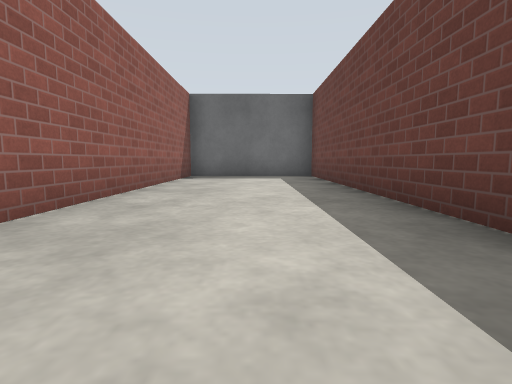
View 1 (above)

16 first-person views from a walk through a Gazebo world. The camera is 0.5 m above the floor, tilts 6° down and sees 80° across. The floor is counted in squares, 1 m on a side. Each view is taken from the middle of a square. On the plan, view 1 faces up. The plan holds only what a view shows up to about 9 squares ahead; the rest is blank. The place goes on beyond the plan. Gazebo's built-in surfaces are drawn with simple patterns.

View 2
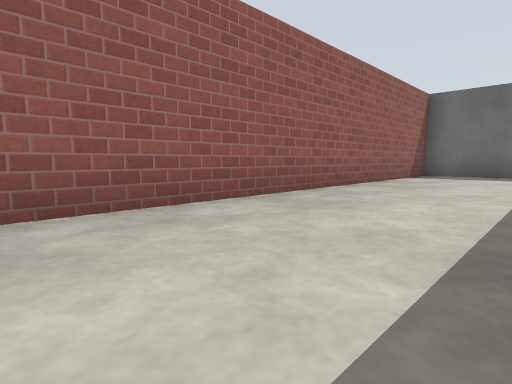

View 3
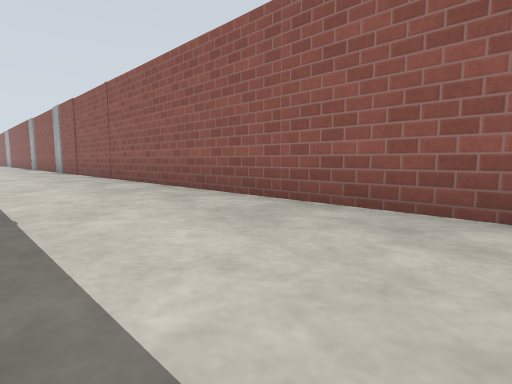

View 4
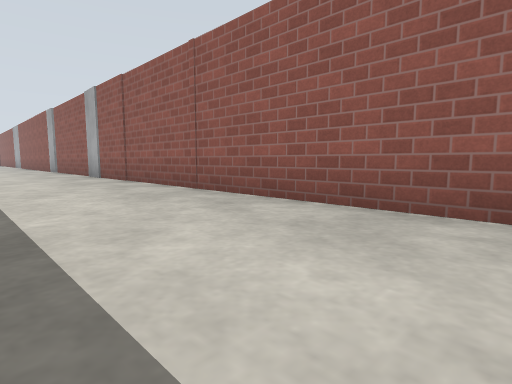

View 5
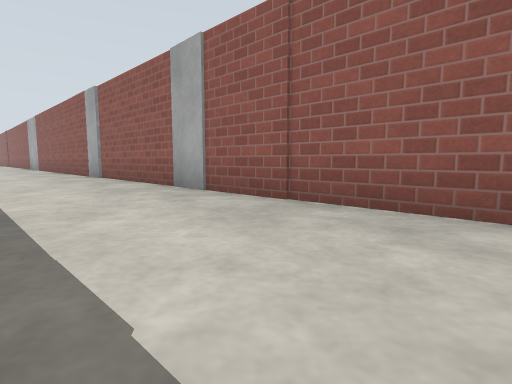

View 6
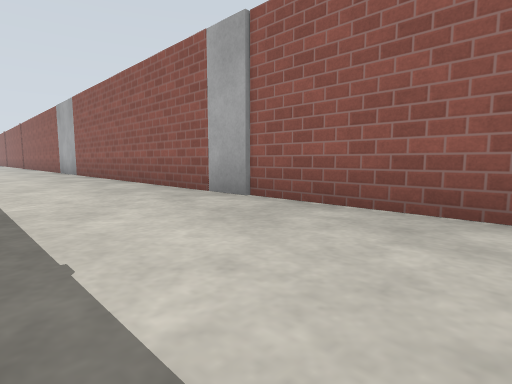

View 7
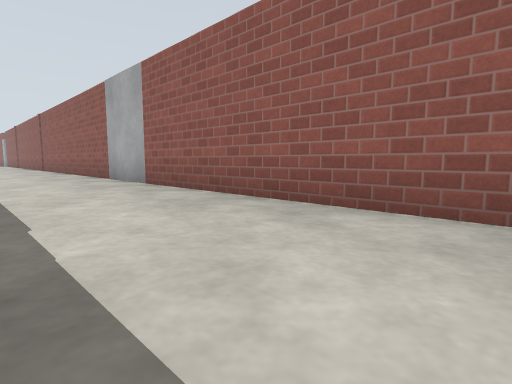

View 8
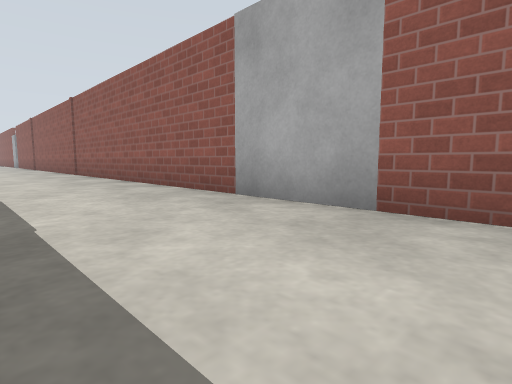

View 9
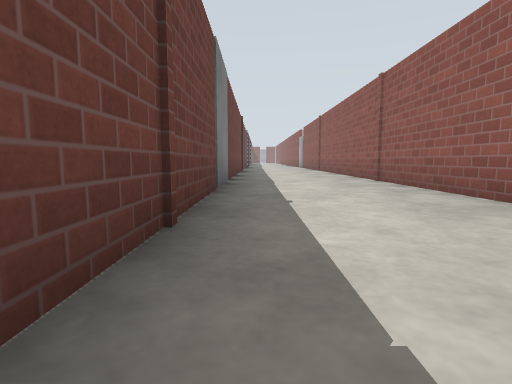

View 10
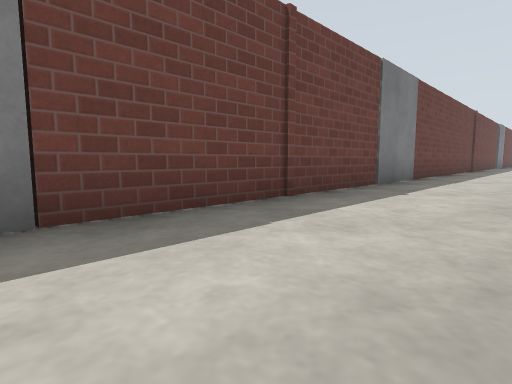

View 11
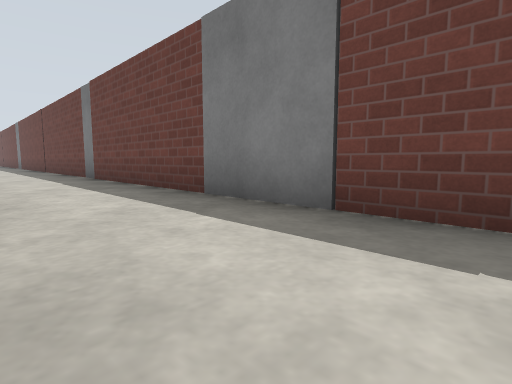

View 12
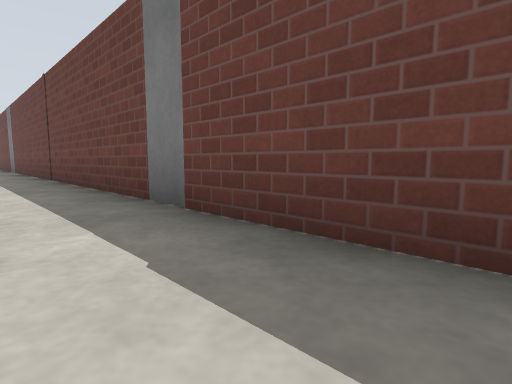

View 13
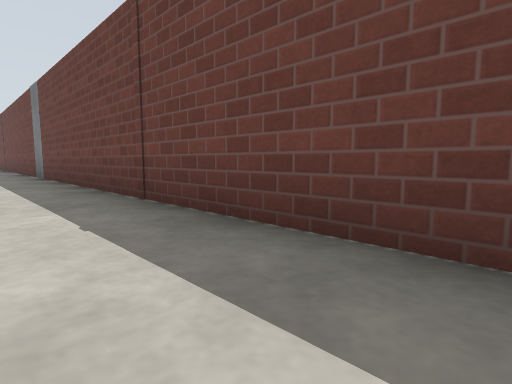

View 14
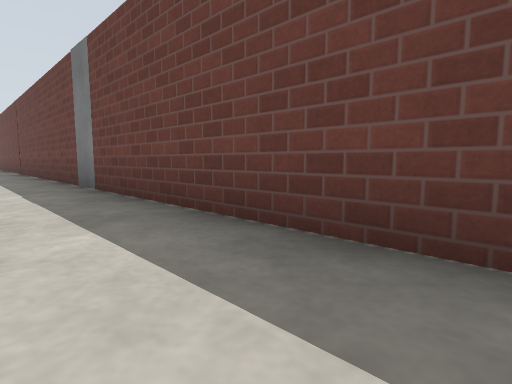

View 15
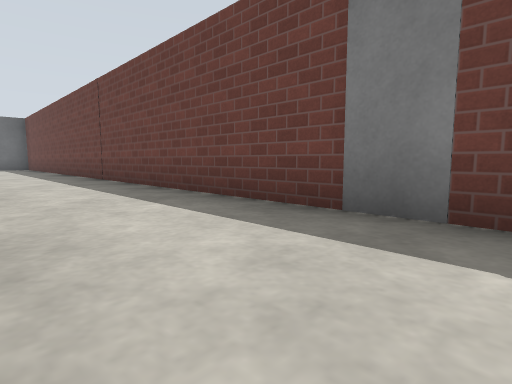

View 16
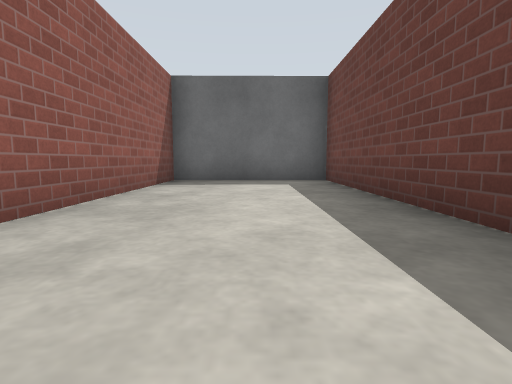

### Floor plan
Points are (right, up) in squares from view 1. A wall is a line through its corners. A room is listed if a view was taken in it or the views show most of it. See-through windows are left out.
Room 1 (views 1, 2, 3, 4, 5, 6, 7, 8, 9, 10, 11, 12, 13, 14, 15, 16)
walls: (-2, -13.4) (-2, -17.1); (1.7, -7.5) (1.7, 9.6); (-2, -18.4) (-2, -25.4); (1.7, -19.5) (1.7, -8.5); (1.7, -25.2) (1.7, -20.5); (-2, -27.4) (-2, -37.1); (1.7, -33.2) (1.7, -27.4); (-2, 9.6) (-2, -12.3); (1.7, -37.4) (1.7, -35.4)
objects: door leaf (-2, -13); door leaf (-1, 10) to (1, 10); door leaf (2, -35) to (2, -34); door leaf (2, -27) to (2, -26); door leaf (2, -20); door leaf (2, -8)

Where each view was taken, in squares from view 1:
view 1: 0 up, 0 right, facing up
view 2: 1 down, 1 right, facing up-left
view 3: 1 up, 1 right, facing down-left
view 4: 3 down, 1 right, facing down-left
view 5: 8 down, 1 right, facing down-left
view 6: 14 down, 1 right, facing down-left
view 7: 19 down, 1 right, facing down-left
view 8: 24 down, 1 right, facing down-left
view 9: 28 down, 1 right, facing down
view 10: 27 down, 1 left, facing down-right
view 11: 29 down, 1 left, facing up-right
view 12: 23 down, 0 right, facing up-right
view 13: 18 down, 0 right, facing up-right
view 14: 14 down, 0 right, facing up-right
view 15: 9 down, 1 left, facing up-right
view 16: 2 up, 0 right, facing up
